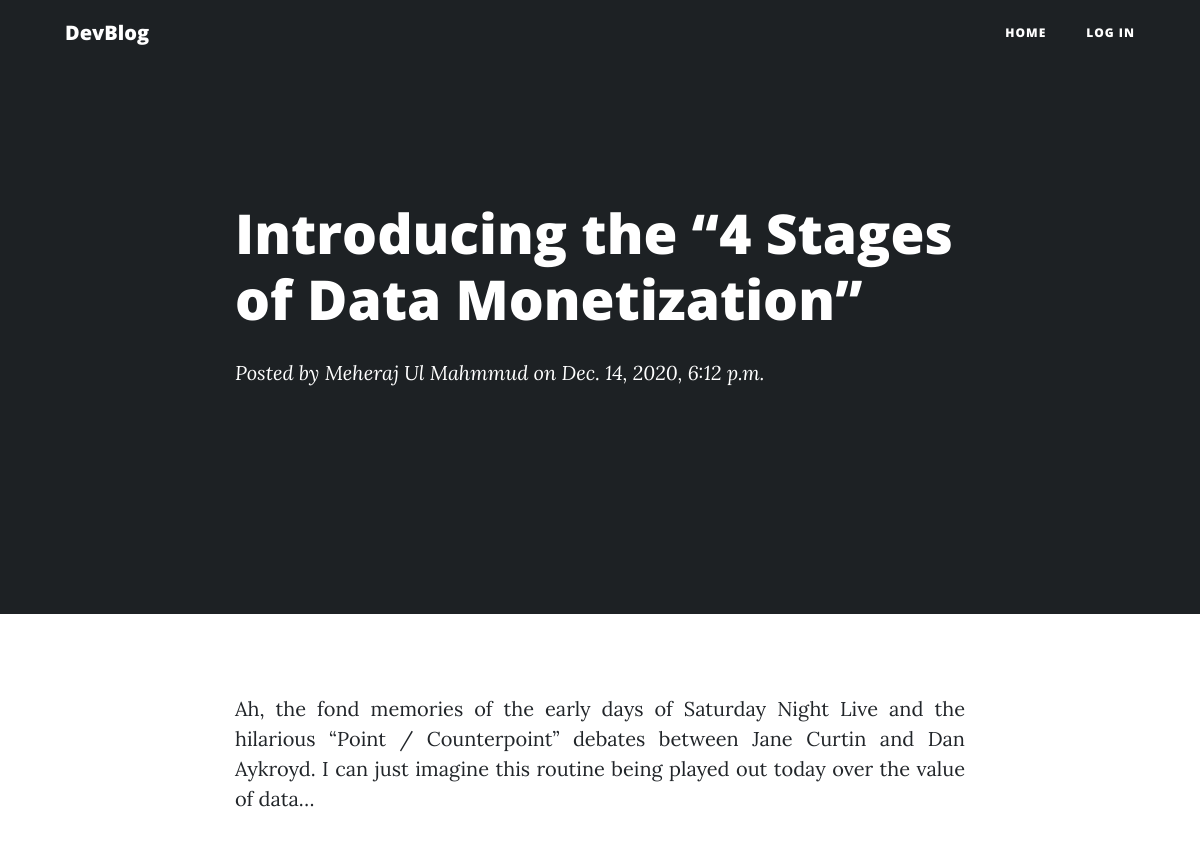
The app's page /blog/post/introducing-the-4-stages-of-data-monetization-2020-12-14-1812451900410000/ (upper part), older data.
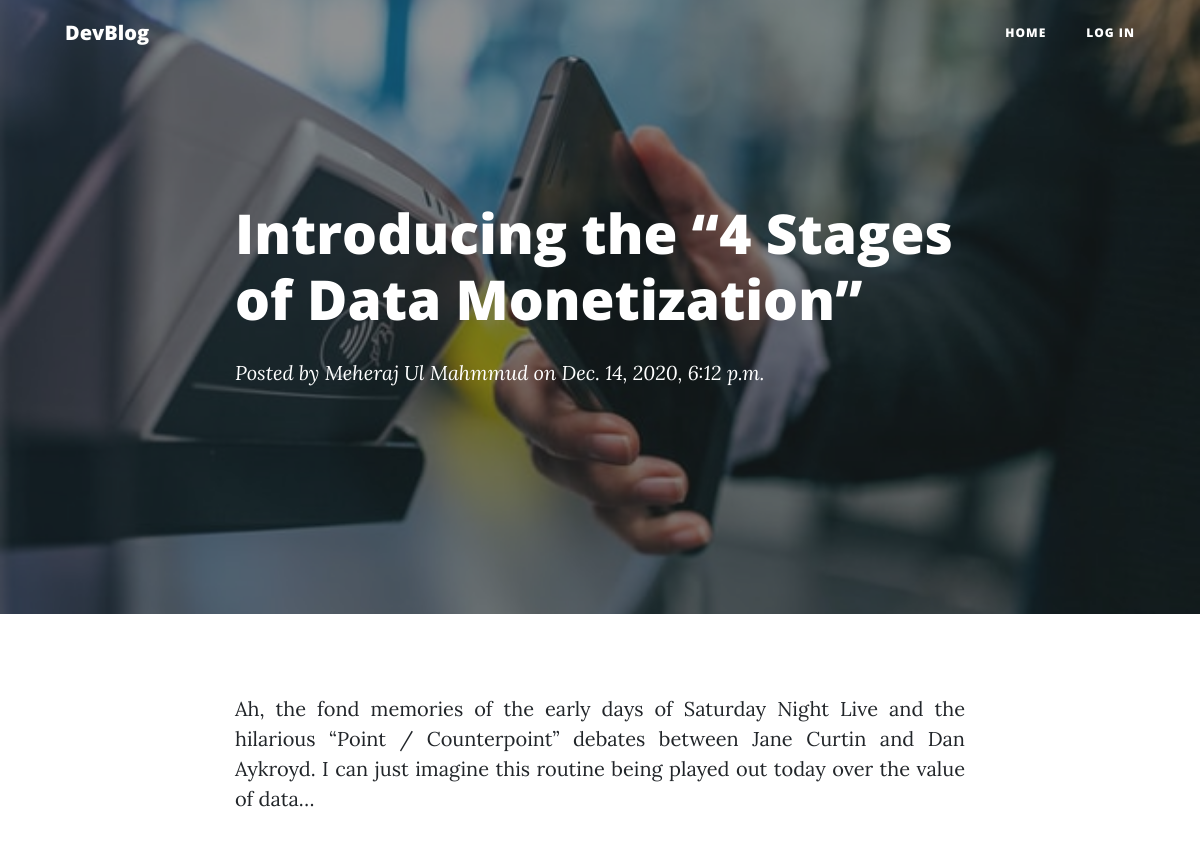
The same page, newer data.
### blog/models.py (models this page shows, shortened)
class BlogModel(models.Model):
    author = models.ForeignKey(User, null=True, blank=True, on_delete=models.CASCADE)
    blog_title = models.CharField(max_length=255)
    blog_subtitle = models.CharField(max_length=255, null=True, blank=True)
    blog_content = RichTextField()
    blog_image = models.ImageField(null=True, blank=True)
    date_posted = models.DateTimeField(auto_now_add=True)
    slug = models.SlugField(unique=True, null=True, blank=True)
    totalViewCount = models.IntegerField(null=True, blank=True, default=0)

### user/models.py (models this page shows, shortened)
class User(AbstractBaseUser):
    email = models.EmailField(max_length=255, unique=True)
    name = models.CharField(max_length=255)
    date_joined = models.DateTimeField(auto_now_add=True)
    is_active = models.BooleanField(default=True)
    is_staff = models.BooleanField(default=False)
    is_admin = models.BooleanField(default=False)
    USERNAME_FIELD = 'email'
    REQUIRED_FIELDS = ['name']  # Email & Password are required by default.
    objects = MyUserManager()

### blog/views.py (the view, shortened to what this page needs)
# urls.py: path('blog/post/<str:slug>/', blog_details_view, name='blog-details'),
def blog_details_view(request, slug):
    blog = BlogModel.objects.get(slug=slug)
    comment_form = NewCommentForm()
    comments = BlogCommentModel.objects.filter(blog_post=blog)
    context = {
        'blog': blog,
        'comment_form': comment_form,
        'comments': comments,
    }
    return render(request, 'blog/blog-details.html', context)

### templates/blog/blog-details.html (shortened to what this page needs)
{% extends "base.html" %}
{% load static %}
{% load widget_tweaks %}
{% block content %}
<header class="masthead"
        {% if blog.blog_image %}
        style="background-image: url('{{ blog.blog_image.url }}');"
        {% else %}
        style="background-color: #1b1e21"
        {% endif %}>
    <div class="overlay"></div>
    <div class="container">
        <div class="row">
            <div class="col-lg-8 col-md-10 mx-auto">
                <div class="post-heading">
                    <h1>{{ blog.blog_title }}</h1>
                    <span class="meta">Posted by <a
                            href="{% url 'blogs' blog.author.id %}">{{ blog.author.name }}</a> on {{ blog.date_posted }}</span>
                    <br/>
                </div>
            </div>
        </div>
    </div>
</header>
<article>
    <div class="container">
        <div class="row">
            <div class="col-lg-8 col-md-10 mx-auto">
                {{ blog.blog_content|safe }}
                <br/>
                <br/>
                {% if user.is_authenticated %}
                <form method="POST">
                    {% csrf_token %}
                    <div class="row form-group">
                        <div class="col-md-12 mb-3 mb-md-0">
                            {{ comment_form.content|add_class:"form-control" }}
                        </div>
                    </div>
                    <div class="row form-group">
                        <button class="btn btn-outline-info rounded " type="submit">Add comment <i
                                class="fas fa-comments"></i>
                        </button>
                    </div>
                </form>
                {% else %}
                    <br>
                {% endif %}
            </div>
        </div>
    </div>
</article>
{% endblock %}

Row changes from the older to the newer data that the page shows:
changed BlogModel "Introducing the “4 Stages of Data Monetization”": blog_image: picture added; blog_image empty → "IoT_in_FinTech.jpg" (drawn)
